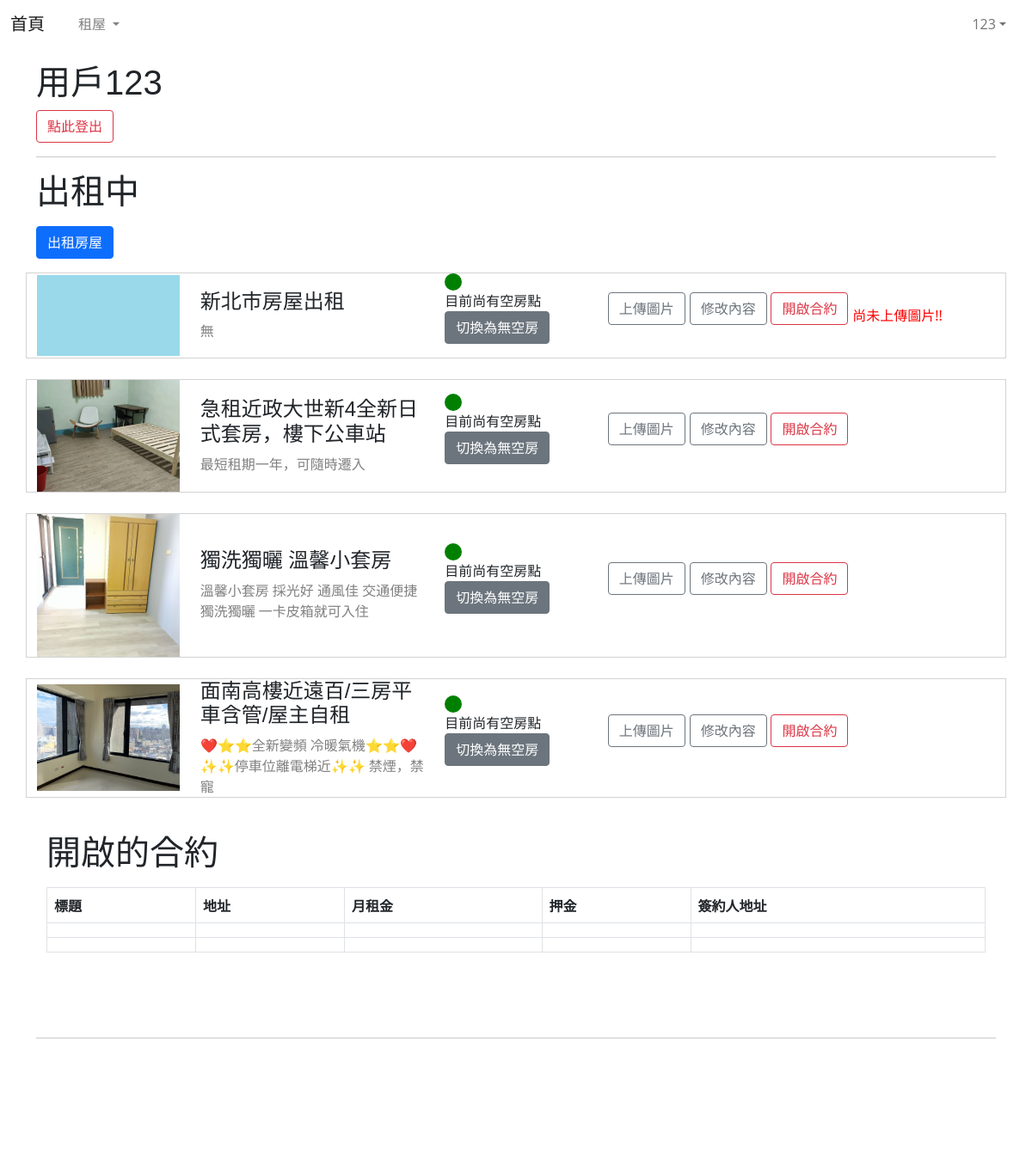
The app's page /landlord.php (signed in) with its own data.
### tables this page shows
CREATE TABLE `house` (
  `ID` int(11) NOT NULL,
  `owner` text NOT NULL,
  `title` text NOT NULL,
  `county` text NOT NULL,
  `township` text NOT NULL,
  `address` text NOT NULL,
  `h_size` smallint(6) NOT NULL,
  `type` text NOT NULL,
  `pattern` text NOT NULL,
  `deposit` text NOT NULL,
  `rent` int(11) NOT NULL,
  `utility_bill` text NOT NULL,
  `parking` text NOT NULL,
  `furniture` text NOT NULL,
  `public` text NOT NULL,
  `others` text NOT NULL,
  `description` text NOT NULL,
  `remain` text NOT NULL,
  `img` text DEFAULT NULL,
  `house_delete` int(11) DEFAULT NULL
);

CREATE TABLE `contract` (
  `ID` int(11) NOT NULL,
  `rng` text NOT NULL,
  `landlord_ID` text NOT NULL,
  `tenant_ID` text DEFAULT NULL,
  `houseaddress` text NOT NULL,
  `h_size` text NOT NULL,
  `type` text NOT NULL,
  `pattern` text NOT NULL,
  `rent_Time_Start` date NOT NULL,
  `rent_Time_End` date NOT NULL,
  `deposit` text NOT NULL,
  `rent` text NOT NULL,
  `utility_bill` text NOT NULL,
  `landlord` text NOT NULL,
  `tenant` text DEFAULT NULL,
  `area` text NOT NULL,
  `parking` text NOT NULL,
  `furniture` text NOT NULL,
  `public` text NOT NULL,
  `others` text NOT NULL,
  `wallet_address` text NOT NULL
);

### landlord.php (the view, shortened to what this page needs)
<!DOCTYPE html>
<html lang="en">
<head>
    <link href="https://cdn.jsdelivr.net/npm/bootstrap@5.1.3/dist/css/bootstrap.min.css" rel="stylesheet">
    <link rel="stylesheet" href="css/style.css">
</head>
<body>
    <section class="container">
        <?php
        $username = $GLOBALS["username"];
        echo "<h1>用戶".$username."</h1>";
        echo "<a class='btn btn-outline-danger' href='_logout.php'>點此登出</a>";
        ?>
        <hr>
    </section>
    <section class="container">
        <h1>出租中</h1>
        <a class="btn btn-primary" href="enter_house.php">出租房屋</a>
        <?php
        $conn=require_once "config.php";
        $sql = "SELECT * FROM house WHERE owner ='".$username."'";
        $result = mysqli_query($conn,$sql);
        while ($row = $result->fetch_assoc()) {
            if(file_exists('img/Himg_'.$row['ID'].'_1.png')){
                $imgUrl = 'img/Himg_'.$row['ID'].'_1.png';
            }else if(file_exists('img/Himg_'.$row['ID'].'_1.jpg')){
                $imgUrl = 'img/Himg_'.$row['ID'].'_1.jpg';
            }else{
                $imgUrl = 'img/testimg16-9.png';
            }
            if($row['remain'] == 1){
                $color = 'green';
                $remain_D = '目前尚有空房點';
                $remain_B = '切換為無空房';
            }else{
                $color = 'red';
                $remain_D = '目前尚無空房點';
                $remain_B = '切換為有空房';
            }
            if($row['img'] != 1){
                $img = '尚未上傳圖片!!';
            }else{
                $img = '';
            }
            echo '
            <div class="row align-items-center" style="border-style:solid;border-width:1px;border-color:lightgray;cursor: pointer;" onclick="to_H('.$row['ID'].')">
                <div class="col-md-2">
                    <img src="'.$imgUrl.'">
                </div>
                <div class="col-md-3">
                    <h4>'.$row['title'].'</h4>
                    <h7 style="color:gray;">'.$row['description'].'</h7>
                </div>
                <div class="col-md-2">
                    <div style="border:10px solid;width:20px;height:20px;border-radius:50%;color:'.$color.';"></div>
                    <form method="post" action="_remain_C.php">
                        <input type="hidden" name="ID" value="'.$row['ID'].'">
                        <input type="hidden" name="remain" value="'.$row['remain'].'">
                        '.$remain_D.'
                        <input class="btn btn-secondary" type="submit" name="submit" value="'.$remain_B.'">
                    </form>
                </div>
                <div class="col-md-1">
                    <form method="post" action="upload_img.php">
                        <input type="hidden" name="ID" value="'.$row['ID'].'">
                        <input class="btn btn-outline-secondary" type="submit" name="submit" value="上傳圖片">
                    </form>
                </div>
                <div class="col-md-1">
                    <form method="post" action="update_house.php">
                        <input type="hidden" name="ID" value="'.$row['ID'].'">
                        <input class="btn btn-outline-secondary" type="submit" name="submit" value="修改內容">
                    </form>
                </div>';
            if(isset($_GET['no_matamask']) != true){
                echo '
                <div class="col-md-1">
                    <form method="post" action="create_contract.php">
                        <input type="hidden" name="ID" value="'.$row['ID'].'">
                        <input class="btn btn-outline-danger" type="submit" name="submit" value="開啟合約">
                    </form>
                </div>';
            }
            echo '<div class="col-md-2" style="color:red;">'.$img.'</div></div><br>';
        }
        ?>
    <section class="container">
        <?php
        if(isset($_GET['no_matamask']) != true){
            echo '<p></p>
                <h1>開啟的合約</h1>
                <p></p>
                <table class="table table-bordered">
                <tr>
                    <th scope="col-md-3">標題</th>
                    <th scope="col-md-2">地址</th>
                    <th scope="col-md-2">月租金</th>
                    <th scope="col-md-2">押金</th>
                    <th scope="col-md-3">簽約人地址</th>
                </tr>';
            $sql = "SELECT ID FROM contract WHERE landlord_ID ='".$GLOBALS["username"]."'";
            $result = mysqli_query($conn,$sql);
            $loop = 1;
            while ($row = $result->fetch_assoc()) {
                echo '
                    <tr>
                        <td>
                            <div class="row">
                            <div id="housename'.$loop.'"></div>
                            </div>
                        </td>
                        <td>
                            <div class="row">
                            <div id="houseaddress'.$loop.'"></div>
                            </div>
                        </td>
                        <td>
                            <div class="row">
                            <div id="rent_per_month'.$loop.'"></div>
                            </div>
                        </td>
                        <td>
                            <div class="row">
                            <div id="securityDeposit'.$loop.'"></div>
                            </div>
                        </td>
                        <td>
                            <div class="row">
                            <div id="tenantVerify'.$loop.'"></div>
                            </div>
                        </td>
                    </tr>
                    <script>
                        $(document).ready(function() {
                            i = '.$row['ID'].';
                            houseaddress(i).then(v => {
                                document.getElementById("houseaddress'.$loop.'").innerHTML = v;
                            });
                            tenantVerify(i).then(v => {
                                document.getElementById("tenantVerify'.$loop.'").innerHTML = v;
                            });
                            housename(i).then(v => {
                                document.getElementById("housename'.$loop.'").innerHTML = v;
                            });
                            rent_per_month(i).then(v => {
                                document.getElementById("rent_per_month'.$loop.'").innerHTML = v;
                            });
                            securityDeposit(i).then(v => {
                                document.getElementById("securityDeposit'.$loop.'").innerHTML = v;
                            });
                        });
                    </script>';
                $loop++;
            }
            echo '</table>';
        }
        ?>
    </section>
    <footer id="Mfooter">
    </footer>
</body>
</html>

### css/style.css (style rules this page uses)
img { max-width: 100%; width: 100%; margin-left: auto; display: block; margin-right: auto; }
h1, h2, h3, h4, h5, h6 { font-family: 'Noto Sans TC', sans-serif; }
p, a, input, label, textarea, span, ul, li { font-family: 'Open Sans', sans-serif; }
footer { border-top: solid 1px #c9c9c9; padding: 80px 0px; margin-top: 99px; }

### records on screen
house: shows a picture, title "新北市房屋出租", description "無", remain "目前尚有空房點", submit "切換為無空房", img "尚未上傳圖片!!"
house: shows a picture, title "急租近政大世新4全新日式套房，樓下公車站", description "最短租期一年，可隨時遷入", remain "目前尚有空房點", submit "切換為無空房"
house: shows a picture, title "獨洗獨曬 溫馨小套房", description "溫馨小套房 採光好 通風佳 交通便捷 獨洗獨曬 一卡皮箱就可入住", remain "目前尚有空房點", submit "切換為無空房"
house: shows a picture, title "面南高樓近遠百/三房平車含管/屋主自租", description "❤️⭐️⭐️全新變頻 冷暖氣機⭐️⭐️❤️ ✨✨停車位離電梯近✨✨ 禁煙，禁寵", remain "目前尚有空房點", submit "切換為無空房"

### other values on screen
$username "123"
